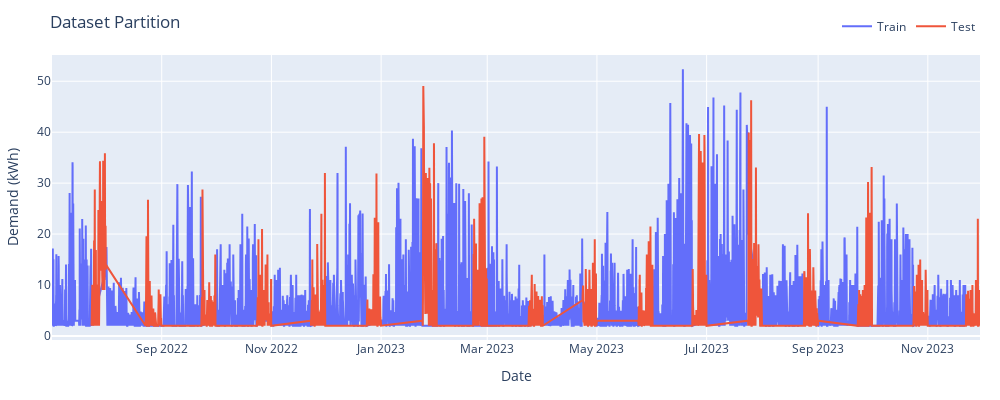

Notebook cell for this chart:
### Code cell
fig = go.Figure()
train2 = train.copy(deep=True)
test2 = test.copy(deep=True)
min_date = train2.index.min()
max_date = train2.index.max()


fig.add_trace(go.Scatter(x=train2.index, y=train2.Demanda_kWh, mode="lines", name="Train"))
fig.add_trace(go.Scatter(x=test2.index, y=test2.Demanda_kWh, mode="lines", name="Test"))
fig.update_layout(
    title = "Dataset Partition",
    xaxis_title = "Date",
    yaxis_title ="Demand (kWh)",
    width = 1000,
    height = 400,
    margin = dict(l=30, r=20, t=35, b=60),
    legend = dict(
        orientation = "h",
        yanchor = "bottom",
        y = 1.05,
        xanchor = "right",
        x=1
    )
)
fig.show()

### Figure 1 — Plotly figure (JSON) as saved in the notebook; plotly's stock layout.template omitted (floating-point values rounded to 4 significant figures; data arrays with more than 128 entries replaced by an {"elided": "..."} marker saying what was removed)
{"data": [{"mode": "lines", "name": "Train", "type": "scatter", "x": {"elided": "8782 str values"}, "y": {"elided": "8782 float values"}}, {"mode": "lines", "name": "Test", "type": "scatter", "x": {"elided": "3264 str values"}, "y": {"elided": "3264 float values"}}], "layout": {"height": 400, "legend": {"orientation": "h", "x": 1, "xanchor": "right", "y": 1.05, "yanchor": "bottom"}, "margin": {"b": 60, "l": 30, "r": 20, "t": 35}, "title": {"text": "Dataset Partition"}, "width": 1000, "xaxis": {"title": {"text": "Date"}}, "yaxis": {"title": {"text": "Demand (kWh)"}}}}
